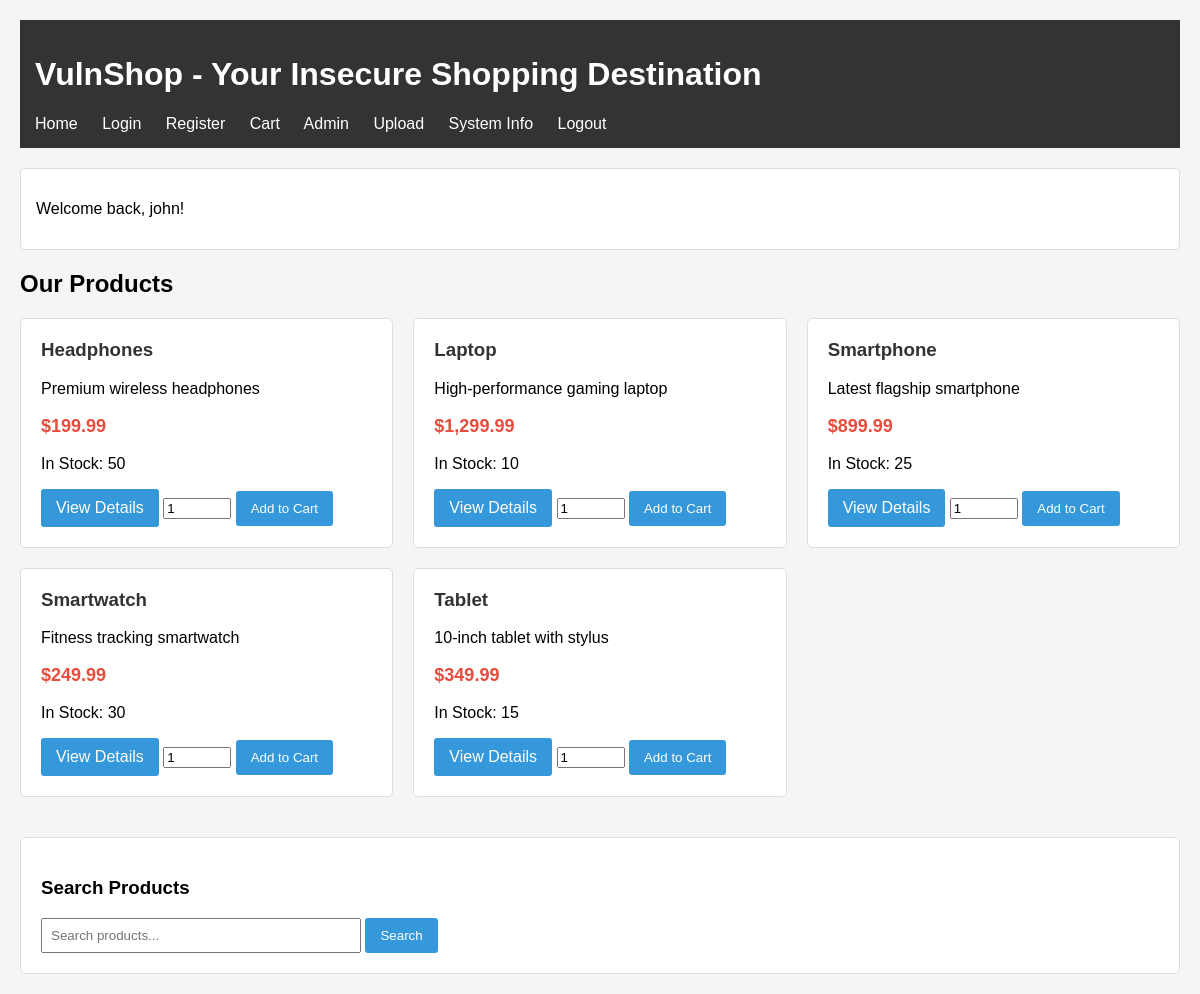
Page /index.php (signed in) on the committed database.
### tables this page shows
CREATE TABLE `users` (
  `id` int(11) NOT NULL,
  `username` varchar(50) NOT NULL,
  `password` varchar(255) NOT NULL,
  `role` enum('user','admin') DEFAULT 'user',
  `created_at` timestamp NOT NULL DEFAULT current_timestamp()
);

CREATE TABLE `products` (
  `id` int(11) NOT NULL,
  `name` varchar(100) NOT NULL,
  `description` text DEFAULT NULL,
  `price` decimal(10,2) NOT NULL,
  `stock` int(11) DEFAULT 0,
  `created_at` timestamp NOT NULL DEFAULT current_timestamp()
);

### config.php (called while the page is built, shortened)
<?php
$db_host = 'localhost';
$db_username = 'root';
$db_password = '';
$db_name = 'vulnshop';
$conn = new mysqli($db_host, $db_username, $db_password, $db_name);
function isLoggedIn() {
    return isset($_SESSION['user_id']);
}
function getCurrentUser() {
    global $conn;
    $user_id = $_SESSION['user_id'];
    $result = $conn->query("SELECT * FROM users WHERE id = $user_id");
    return $result->fetch_assoc();
}
?>

### index.php (the view, shortened to what this page needs)
<?php
require_once 'config.php';
?>
<!DOCTYPE html>
<html>
<head>
</head>
<body>
    <div class="header">
        <h1>VulnShop - Your Insecure Shopping Destination</h1>
        <div class="nav">
            <a href="index.php">Home</a>
            <a href="login.php">Login</a>
            <a href="register.php">Register</a>
            <a href="cart.php">Cart</a>
            <a href="admin.php">Admin</a>
            <a href="upload.php">Upload</a>
            <a href="phpinfo.php">System Info</a>
            <?php if (isLoggedIn()): ?>
                <a href="?logout=1">Logout</a>
            <?php endif; ?>
        </div>
    </div>
    <div class="welcome">
        <?php if (isLoggedIn()):
            $user = getCurrentUser();
            echo "<p>Welcome back, " . $user['username'] . "!</p>";
        else: ?>
            <p>Welcome to VulnShop! Please <a href="login.php">login</a> or <a href="register.php">register</a> to start shopping.</p>
        <?php endif; ?>
    </div>
    <h2>Our Products</h2>
    <div class="product-grid">
        <?php
        $result = $conn->query("SELECT * FROM products ORDER BY name");
        while ($product = $result->fetch_assoc()):
        ?>
        <div class="product-card">
            <h3><?php
                echo $product['name'];
            ?></h3>
            <p><?php
                echo $product['description'];
            ?></p>
            <p class="price">$<?php echo number_format($product['price'], 2); ?></p>
            <p>In Stock: <?php echo $product['stock']; ?></p>
            <a href="product.php?id=<?php echo $product['id']; ?>" class="btn">View Details</a>
            <?php if (isLoggedIn()): ?>
                <form method="POST" action="cart.php" style="display: inline;">
                    <input type="number" name="quantity" value="1" min="1" max="100" style="width: 60px;">
                    <button type="submit" name="add_to_cart" class="btn">Add to Cart</button>
                </form>
            <?php endif; ?>
        </div>
        <?php endwhile; ?>
    </div>
    <div style="margin-top: 40px; padding: 20px; background: #fff; border-radius: 5px; border: 1px solid #ddd;">
        <h3>Search Products</h3>
        <form method="GET">
            <input type="text" name="search" placeholder="Search products..."
                   value="<?php echo isset($_GET['search']) ? $_GET['search'] : ''; ?>"
                   style="padding: 8px; width: 300px;">
            <button type="submit" class="btn">Search</button>
        </form>
    </div>
</body>
</html>

### index.php (style rules this page uses)
body { font-family: Arial, sans-serif; margin: 0; padding: 20px; background: #f5f5f5; }
.header { background: #333; color: white; padding: 15px; margin-bottom: 20px; }
.nav a { color: white; text-decoration: none; margin-right: 20px; }
.product-grid { display: grid; grid-template-columns: repeat(auto-fill, minmax(300px, 1fr)); gap: 20px; }
.product-card { background: white; border: 1px solid #ddd; padding: 20px; border-radius: 5px; }
.product-card h3 { margin-top: 0; color: #333; }
.price { font-size: 18px; font-weight: bold; color: #e74c3c; }
.btn { background: #3498db; color: white; padding: 10px 15px; border: none; border-radius: 3px; cursor: pointer; text-decoration: none; display: inline-block; }
.welcome { background: #fff; padding: 15px; margin-bottom: 20px; border-radius: 5px; border: 1px solid #ddd; }

### rows in the picture
users: username "john"
products: name "Headphones", description "Premium wireless headphones", price "199.99", stock "50"
products: name "Laptop", description "High-performance gaming laptop", price "1,299.99", stock "10"
products: name "Smartphone", description "Latest flagship smartphone", price "899.99", stock "25"
products: name "Smartwatch", description "Fitness tracking smartwatch", price "249.99", stock "30"
products: name "Tablet", description "10-inch tablet with stylus", price "349.99", stock "15"
